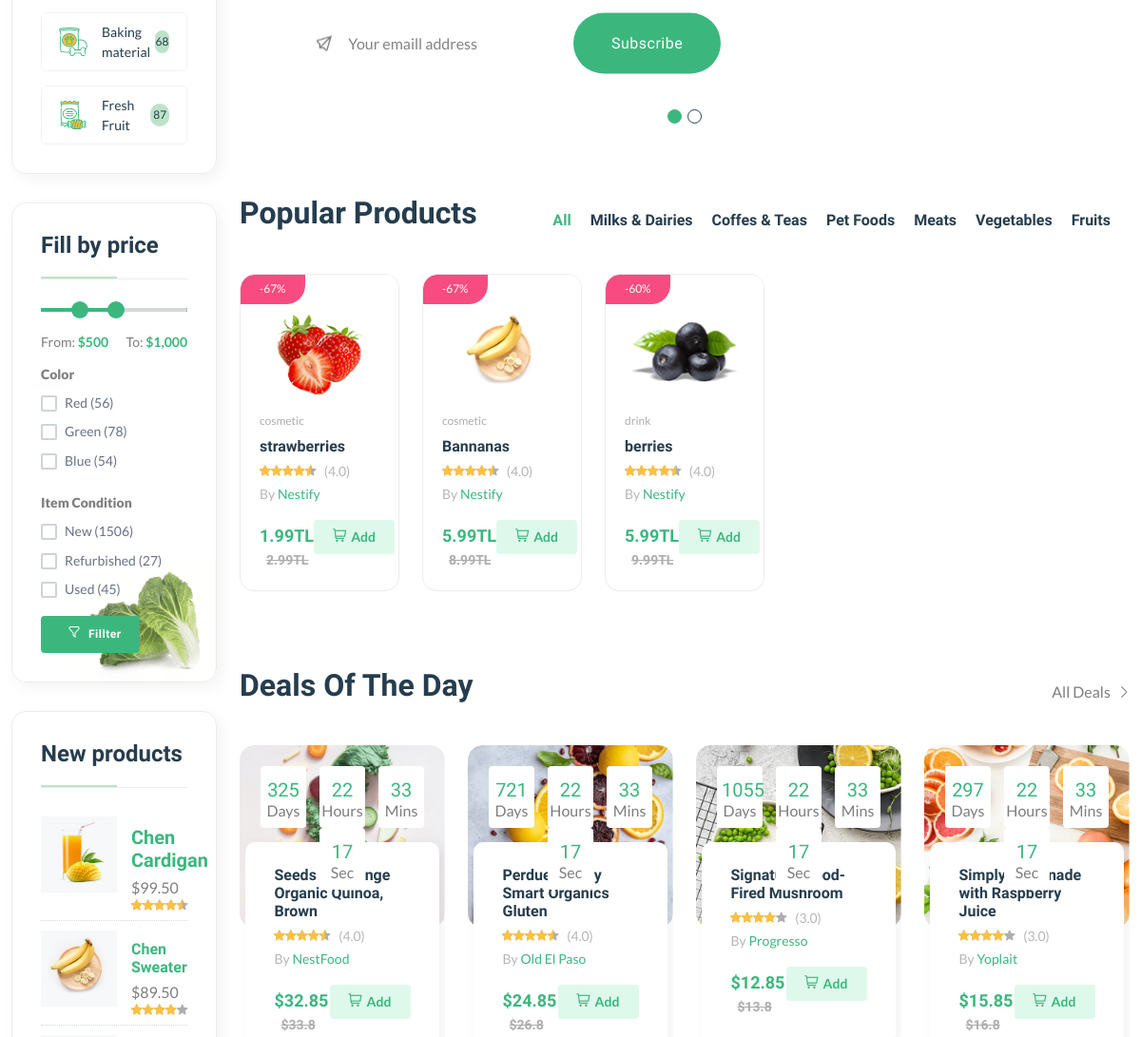
/ (middle part), run on an earlier commit of the app's database.
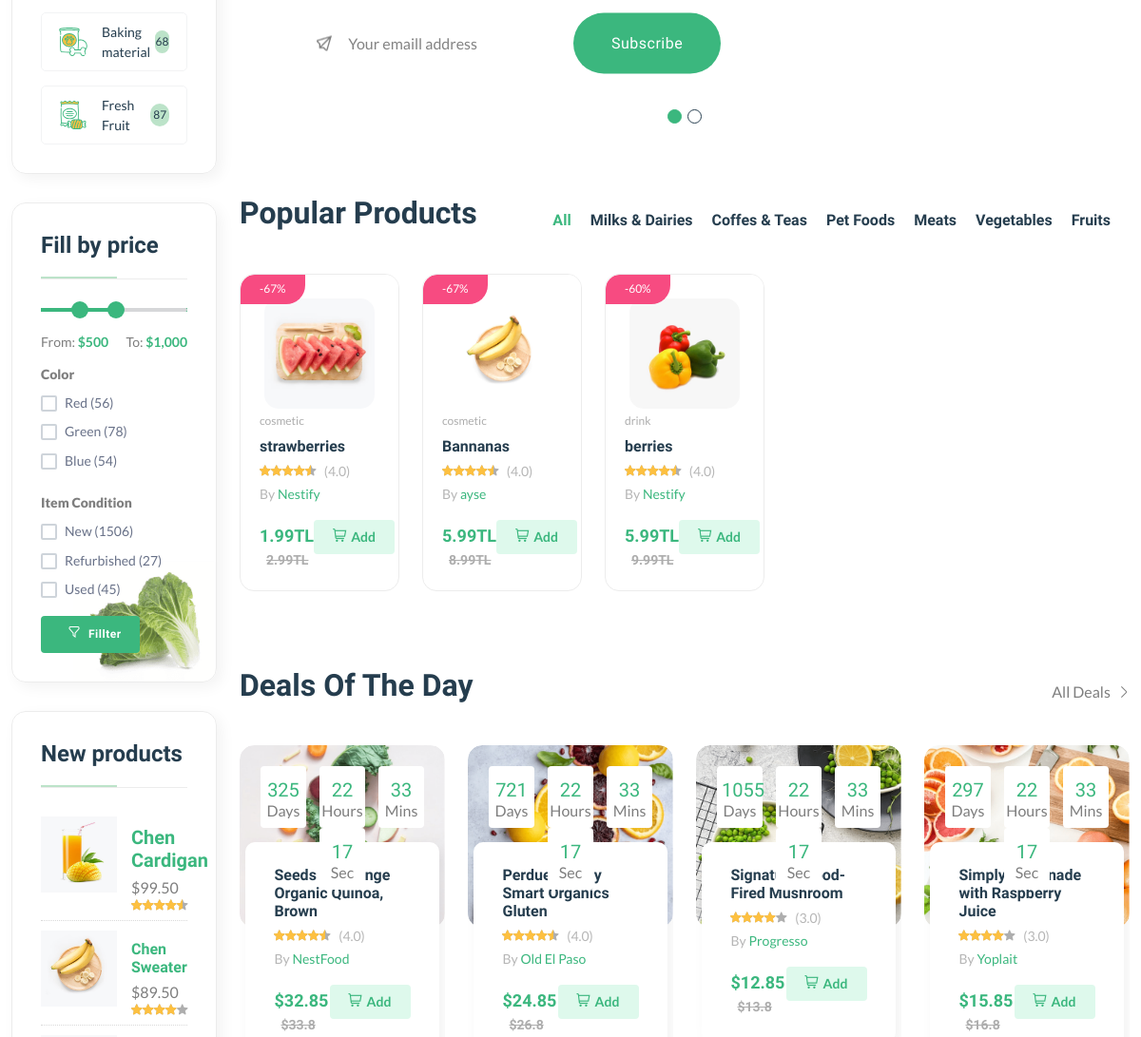
And on a later commit of the database.
### core/models.py (models this page shows, shortened)
class Product(models.Model):
    pid = ShortUUIDField(unique=True, length=10, max_length=20, alphabet="abcdefgh12345")
    title = models.CharField(max_length=100, default="fresh pear")
    image = models.ImageField(upload_to=user_direvtory_path, default="product.jpg")
    description = RichTextUploadingField(null=True, blank=True, default="This is the product")
    user = models.ForeignKey(User, on_delete=models.SET_NULL, null=True)
    category = models.ForeignKey(Category, on_delete=models.SET_NULL, null=True, related_name="category")
    vendor = models.ForeignKey(Vendor, on_delete=models.SET_NULL, null=True, related_name="product")
    price = models.DecimalField(max_digits=999999999999, decimal_places=2, default=1.99)
    old_price = models.DecimalField(max_digits=999999999999, decimal_places=2, default=2.99)
    specifications = RichTextUploadingField(null=True, blank=True)
    Type = models.CharField(max_length=100, default="Organic", null=True, blank=True)
    stock_count = models.CharField(max_length=100, default="10", null=True, blank=True)
    life = models.CharField(max_length=100, default="100 days", null=True, blank=True)
    mfd = models.DateTimeField(auto_now_add=False, null=True, blank=True)
    tags = TaggableManager(blank=True)
    product_status = models.CharField(choices=STATUS, max_length=10, default="in_review")
    status = models.BooleanField(default=True)
    in_stock = models.BooleanField(default=True)
    featured = models.BooleanField(default=False)
    digital = models.BooleanField(default=False)
    sku = ShortUUIDField(unique=True, length=4, max_length=10, prefix="sku", alphabet="1234567890")
    date = models.DateTimeField(auto_now_add=True)
    updated = models.DateTimeField(null=True, blank=True)
    class Meta:
        verbose_name_plural = "Product"
    def get_precentage(self):
        new_price = (self.price / self.old_price) * 100
        return new_price

class Vendor(models.Model):
    vid = ShortUUIDField(unique=True, length=10, max_length=20, prefix="ven", alphabet="abcdefgh12345")
    title = models.CharField(max_length=100, default="Nestify") #satici ismi
    image = models.ImageField(upload_to=user_direvtory_path, default="vendor.jpg")
    cover_image = models.ImageField(upload_to=user_direvtory_path, default="vendor.jpg")
    description = RichTextUploadingField(null=True, blank=True, default="i am an amazing vendor")
    address = models.CharField(max_length=100, default="123 Main street.")
    contact = models.CharField(max_length=100, default= "+123 456 789")
    chat_resp_time = models.CharField(max_length=100, default="100")
    shipping = models.CharField(max_length=100, default="100")
    authentic_rating = models.CharField(max_length=100, default="100")
    days_return = models.CharField(max_length=100, default="100")
    warranty_period = models.CharField(max_length=100, default="100")
    user = models.ForeignKey(User, on_delete=models.SET_NULL, null=True)
    class Meta:
        verbose_name_plural = "Vendors"

class Category(models.Model):
    cid = ShortUUIDField(unique=True, length=10, max_length=20, prefix="cat", alphabet="abcdefgh12345")
    title = models.CharField(max_length=100, default="Food")
    image = models.ImageField(upload_to="category", default="category.jpg")
    class Meta:
        verbose_name_plural = "Categories"

### core/views.py (the view)
# urls.py: path("",index, name="index"),
def index(request):
    products = Product.objects.filter(product_status="published", featured=True)
    context = {
        "products": products
    }
    return render(request,'core/index.html',context)

### core/context_processor.py (called while the page is built)
def default(request):
    categories = Category.objects.all()
    try:
        address = Address.objects.get(user=request.user)
    except:
        address = None
    return {
        'categories':categories,
        'address':address,
    }

### templates/core/index.html (shortened to what the changed rows need)
{% extends 'partials/base.html' %}
{% load static %}
{% block content %}
    <main class="main">
        <div class="container mb-30">
            <div class="row flex-row-reverse">
                <div class="col-lg-4-5">
                    <section class="product-tabs section-padding position-relative">
                        <div class="tab-content" id="myTabContent">
                            <div class="tab-pane fade show active" id="tab-one" role="tabpanel" aria-labelledby="tab-one">
                                <div class="row product-grid-4">
                                    {% for p in products %}
                                    <div class="col-lg-1-5 col-md-4 col-12 col-sm-6">
                                        <div class="product-cart-wrap mb-30">
                                            <div class="product-img-action-wrap">
                                                <div class="product-img product-img-zoom">
                                                    <a href="shop-product-right.html">
                                                        <img class="default-img" src="{{p.image.url}}" alt="" />
                                                    </a>
                                                </div>
                                                <div class="product-badges product-badges-position product-badges-mrg">
                                                    <span class="hot">-{{p.get_precentage |floatformat:0}}%</span>
                                                </div>
                                            </div>
                                            <div class="product-content-wrap">
                                                <div class="product-category">
                                                    <a href="shop-grid-right.html">{{ p.category.title }}</a>
                                                </div>
                                                <h2><a href="shop-product-right.html">{{ p.title }}</a></h2>
                                                <div class="product-rate-cover">
                                                    <div class="product-rate d-inline-block">
                                                        <div class="product-rating" style="width: 90%"></div>
                                                    </div>
                                                    <span class="font-small ml-5 text-muted"> (4.0)</span>
                                                </div>
                                                <div>
                                                    <span class="font-small text-muted">By <a href="vendor-details-1.html"> {{ p.vendor.title }}</a></span>
                                                </div>
                                                <div class="product-card-bottom">
                                                    <div class="product-price">
                                                        <span>{{p.price}}TL</span>
                                                        <span class="old-price">{{p.old_price}}TL</span>
                                                    </div>
                                                    <div class="add-cart">
                                                        <a class="add" href="shop-cart.html"><i class="fi-rs-shopping-cart mr-5"></i>Add </a>
                                                    </div>
                                                </div>
                                            </div>
                                        </div>
                                    </div>
                                    {% endfor %}
                                </div>
                            </div>
                        </div>
                    </section>
                    <section class="section-padding pb-5">
                        <div class="row">
                            <div class="col-xl-3 col-lg-4 col-md-6">
                                <div class="product-cart-wrap style-2">
                                    <div class="product-content-wrap">
                                        <div class="deals-content">
                                            <h2><a href="shop-product-right.html">Seeds of Change Organic Quinoa, Brown</a></h2>
                                        </div>
                                    </div>
                                </div>
                            </div>
                            <div class="col-xl-3 col-lg-4 col-md-6">
                                <div class="product-cart-wrap style-2">
                                    <div class="product-content-wrap">
                                        <div class="deals-content">
                                            <h2><a href="shop-product-right.html">Perdue Simply Smart Organics Gluten</a></h2>
                                        </div>
                                    </div>
                                </div>
                            </div>
                            <div class="col-xl-3 col-lg-4 col-md-6 d-none d-lg-block">
                                <div class="product-cart-wrap style-2">
                                    <div class="product-content-wrap">
                                        <div class="deals-content">
                                            <h2><a href="shop-product-right.html">Signature Wood-Fired Mushroom</a></h2>
                                        </div>
                                    </div>
                                </div>
                            </div>
                            <div class="col-xl-3 col-lg-4 col-md-6 d-none d-xl-block">
                                <div class="product-cart-wrap style-2">
                                    <div class="product-content-wrap">
                                        <div class="deals-content">
                                            <h2><a href="shop-product-right.html">Simply Lemonade with Raspberry Juice</a></h2>
                                        </div>
                                    </div>
                                </div>
                            </div>
                        </div>
                    </section>
                </div>
            </div>
        </div>
    </main>
{% endblock content%}

What changed in the data, as far as the page shows it:
changed Product "strawberries": image: a different picture
changed Product "Bannanas": vendor "Nestify" → "ayse"
changed Product "berries": image: a different picture
